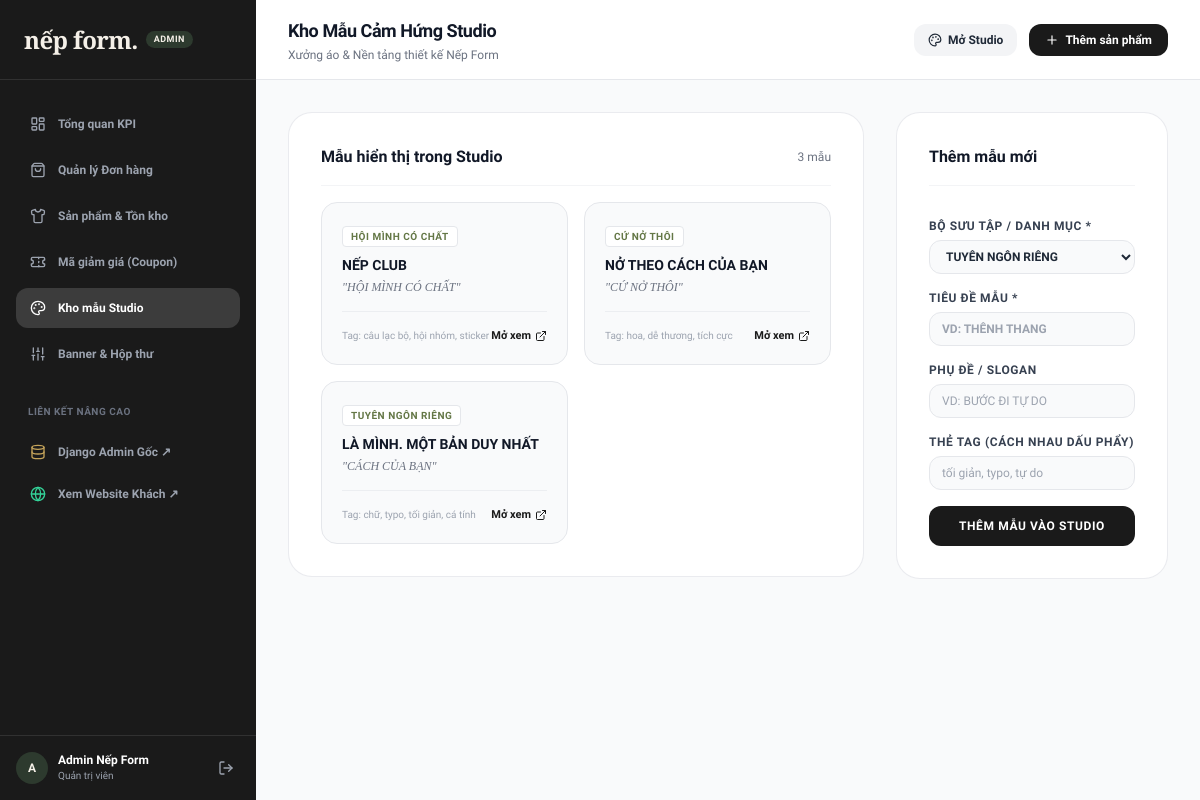
/quan-tri/studio-mau/ (signed in), run on the app's committed database.
### apps/accounts/models.py (models this page shows, shortened)
class User(AbstractUser):
    email = models.EmailField(unique=True, verbose_name="Email")
    phone = models.CharField(max_length=20, blank=True, null=True, verbose_name="Số điện thoại")
    avatar = models.ImageField(upload_to="avatars/", blank=True, null=True, verbose_name="Ảnh đại diện")
    referral_code = models.CharField(max_length=12, unique=True, blank=True, null=True, verbose_name="Mã giới thiệu")
    referred_by = models.ForeignKey('self', on_delete=models.SET_NULL, null=True, blank=True, related_name="referrals", verbose_name="Người giới thiệu")
    points_balance = models.PositiveIntegerField(default=0, verbose_name="Điểm Nếp Club")
    language_pref = models.CharField(max_length=5, default="vi", choices=[("vi", "Tiếng Việt"), ("en", "English")], verbose_name="Ngôn ngữ")
    class Meta:
        verbose_name = "Người dùng"
        verbose_name_plural = "Người dùng"

### apps/studio/models.py (models this page shows, shortened)
class DesignTemplate(TimeStampedModel):
    category = models.ForeignKey(TemplateCategory, on_delete=models.CASCADE, related_name="templates", verbose_name="Danh mục")
    name = models.CharField(max_length=200, verbose_name="Tên mẫu thiết kế")
    slogan = models.CharField(max_length=200, blank=True, verbose_name="Slogan / Phụ đề")
    preview_image = models.ImageField(upload_to="templates/", blank=True, null=True, verbose_name="Ảnh preview")
    preview_url = models.CharField(max_length=500, blank=True, verbose_name="Hoặc URL ảnh preview")
    canvas_json_front = models.TextField(blank=True, default="{}", verbose_name="Dữ liệu Fabric.js mặt trước")
    canvas_json_back = models.TextField(blank=True, default="{}", verbose_name="Dữ liệu Fabric.js mặt sau")
    tags = models.CharField(max_length=255, blank=True, verbose_name="Thẻ tag (cách nhau dấu phẩy)")
    is_featured = models.BooleanField(default=True, verbose_name="Hiện trang chủ / nổi bật")
    class Meta:
        verbose_name = "Mẫu thiết kế có sẵn"
        verbose_name_plural = "Kho mẫu thiết kế (Templates)"

class TemplateCategory(TimeStampedModel):
    name = models.CharField(max_length=100, verbose_name="Tên bộ sưu tập mẫu")
    slug = models.SlugField(max_length=120, unique=True, blank=True)
    display_order = models.PositiveIntegerField(default=0)
    class Meta:
        verbose_name = "Danh mục mẫu thiết kế"
        verbose_name_plural = "Danh mục mẫu thiết kế"
        ordering = ['display_order', 'name']

### apps/admin_panel/views.py (the view, shortened to what this page needs)
# urls.py: path('studio-mau/', views.templates_list_view, name='templates'),
@staff_required
def templates_list_view(request):
    templates = DesignTemplate.objects.select_related('category').all().order_by('-created_at')
    categories = TemplateCategory.objects.all()
    return render(request, 'admin_panel/templates.html', {
        'templates': templates,
        'categories': categories,
        'active_menu': 'templates',
    })

### apps/admin_panel/views.py (called while the page is built)
def staff_required(view_func):
    decorated_view_func = user_passes_test(
        lambda u: u.is_authenticated and u.is_staff,
        login_url='/tai-khoan/dang-nhap/'
    )(view_func)
    return decorated_view_func

### apps/core/context_processors.py (called while the page is built)
def global_context(request):
    cart_count = 0
    if hasattr(request, 'session'):
        from cart.models import Cart
        cart = None
        if request.user.is_authenticated:
            cart = Cart.objects.filter(user=request.user).first()
        elif request.session.session_key:
            cart = Cart.objects.filter(session_key=request.session.session_key).first()
        if cart:
            cart_count = cart.items.count()
    return {
        'SITE_NAME': 'Nếp Form',
        'SITE_TAGLINE': 'Xưởng áo của bạn',
        'CART_ITEMS_COUNT': cart_count,
    }

### templates/admin_panel/templates.html (shortened to what this page needs)
{% extends 'admin_panel/base_admin.html' %}
{% block header_title %}Kho Mẫu Cảm Hứng Studio{% endblock %}
{% block content %}
<div class="max-w-6xl space-y-8">
  <div class="grid grid-cols-1 lg:grid-cols-12 gap-8 items-start">
    <div class="lg:col-span-8 bg-white rounded-3xl p-6 sm:p-8 border border-gray-200/80 shadow-xs">
      <h2 class="text-base font-bold text-gray-900 pb-4 border-b border-gray-100 flex items-center justify-between">
        <span>Mẫu hiển thị trong Studio</span>
        <span class="text-xs text-gray-500 font-normal">{{ templates.count }} mẫu</span>
      </h2>
      <div class="grid grid-cols-1 sm:grid-cols-2 gap-4 pt-4">
        {% for t in templates %}
          <div class="p-5 rounded-2xl bg-gray-50 border border-gray-200 flex flex-col justify-between">
            <div>
              <span class="text-[10px] font-bold uppercase tracking-wider text-nep-greenMuted bg-white px-2 py-0.5 rounded border border-gray-200 inline-block mb-2">{{ t.category.name }}</span>
              <h3 class="font-bold text-gray-900 text-sm">{{ t.name }}</h3>
              {% if t.slogan %}
                <p class="text-xs text-gray-500 mt-1 italic font-serif">"{{ t.slogan }}"</p>
              {% endif %}
            </div>
            <div class="pt-4 mt-4 border-t border-gray-200/60 flex items-center justify-between text-xs">
              <span class="text-[10px] text-gray-400">Tag: {{ t.tags|default:"Mặc định" }}</span>
              <a href="{% url 'studio:index' %}?template_id={{ t.id }}" target="_blank" class="text-nep-dark hover:underline font-bold text-[11px] flex items-center gap-1">
                <span>Mở xem</span>
                <i data-lucide="external-link" class="w-3 h-3"></i>
              </a>
            </div>
          </div>
        {% empty %}
          <p class="col-span-full py-8 text-center text-xs text-gray-400">Chưa có mẫu nào.</p>
        {% endfor %}
      </div>
    </div>
    <div class="lg:col-span-4 bg-white rounded-3xl p-6 sm:p-8 border border-gray-200/80 shadow-xs">
      <h3 class="text-base font-bold text-gray-900 pb-4 border-b border-gray-100">Thêm mẫu mới</h3>
      <form method="POST" class="space-y-4 pt-4">
        <div>
          <label class="block text-xs font-bold text-gray-700 uppercase tracking-wider mb-1.5">Bộ sưu tập / Danh mục *</label>
          <select name="category_id" required class="w-full bg-gray-50 border border-gray-200 rounded-xl px-3 py-2 text-xs font-semibold focus:outline-none focus:border-nep-green">
            {% for cat in categories %}
              <option value="{{ cat.id }}">{{ cat.name }}</option>
            {% endfor %}
          </select>
        </div>
        <div>
          <label class="block text-xs font-bold text-gray-700 uppercase tracking-wider mb-1.5">Tiêu đề mẫu *</label>
          <input type="text" name="name" required placeholder="VD: THÊNH THANG" class="w-full bg-gray-50 border border-gray-200 rounded-xl px-3 py-2 text-xs font-bold focus:outline-none focus:border-nep-green">
        </div>
        <div>
          <label class="block text-xs font-bold text-gray-700 uppercase tracking-wider mb-1.5">Phụ đề / Slogan</label>
          <input type="text" name="slogan" placeholder="VD: BƯỚC ĐI TỰ DO" class="w-full bg-gray-50 border border-gray-200 rounded-xl px-3 py-2 text-xs focus:outline-none focus:border-nep-green">
        </div>
        <div>
          <label class="block text-xs font-bold text-gray-700 uppercase tracking-wider mb-1.5">Thẻ Tag (cách nhau dấu phẩy)</label>
          <input type="text" name="tags" placeholder="tối giản, typo, tự do" class="w-full bg-gray-50 border border-gray-200 rounded-xl px-3 py-2 text-xs focus:outline-none focus:border-nep-green">
        </div>
        <button type="submit" class="w-full py-3 bg-nep-dark hover:bg-gray-800 text-white rounded-xl text-xs font-bold uppercase tracking-wider transition shadow-xs">
          Thêm mẫu vào Studio
        </button>
      </form>
    </div>
  </div>
</div>
{% endblock %}

### templates/admin_panel/base_admin.html (shortened to what this page needs)
<!DOCTYPE html>
<html lang="vi" class="h-full bg-gray-50">
<head>
  <script src="https://cdn.tailwindcss.com"></script>
</head>
<body class="h-full flex overflow-hidden text-gray-800">
  <aside class="w-64 bg-nep-dark text-white flex flex-col shrink-0 z-30">
    <div class="h-20 flex items-center px-6 border-b border-white/10 gap-2">
      <a href="{% url 'admin_panel:overview' %}" class="flex items-center gap-2">
        <span class="text-2xl font-serif font-bold text-nep-cream tracking-tight">nếp form.</span>
        <span class="text-[9px] font-bold bg-nep-green text-nep-cream px-2 py-0.5 rounded-full uppercase tracking-wider">ADMIN</span>
      </a>
    </div>
    <nav class="flex-grow px-4 py-6 space-y-1.5 overflow-y-auto text-xs font-semibold">
      <a href="{% url 'admin_panel:overview' %}" class="flex items-center gap-3 px-3.5 py-3 rounded-xl transition {% if active_menu == 'overview' %}bg-white/15 text-white font-bold{% else %}text-gray-400 hover:text-white hover:bg-white/5{% endif %}">
        <i data-lucide="layout-dashboard" class="w-4 h-4"></i>
        <span>Tổng quan KPI</span>
      </a>
      <a href="{% url 'admin_panel:orders' %}" class="flex items-center gap-3 px-3.5 py-3 rounded-xl transition {% if active_menu == 'orders' %}bg-white/15 text-white font-bold{% else %}text-gray-400 hover:text-white hover:bg-white/5{% endif %}">
        <i data-lucide="shopping-bag" class="w-4 h-4"></i>
        <span>Quản lý Đơn hàng</span>
      </a>
      <a href="{% url 'admin_panel:products' %}" class="flex items-center gap-3 px-3.5 py-3 rounded-xl transition {% if active_menu == 'products' %}bg-white/15 text-white font-bold{% else %}text-gray-400 hover:text-white hover:bg-white/5{% endif %}">
        <i data-lucide="shirt" class="w-4 h-4"></i>
        <span>Sản phẩm & Tồn kho</span>
      </a>
      <a href="{% url 'admin_panel:coupons' %}" class="flex items-center gap-3 px-3.5 py-3 rounded-xl transition {% if active_menu == 'coupons' %}bg-white/15 text-white font-bold{% else %}text-gray-400 hover:text-white hover:bg-white/5{% endif %}">
        <i data-lucide="ticket" class="w-4 h-4"></i>
        <span>Mã giảm giá (Coupon)</span>
      </a>
      <a href="{% url 'admin_panel:templates' %}" class="flex items-center gap-3 px-3.5 py-3 rounded-xl transition {% if active_menu == 'templates' %}bg-white/15 text-white font-bold{% else %}text-gray-400 hover:text-white hover:bg-white/5{% endif %}">
        <i data-lucide="palette" class="w-4 h-4"></i>
        <span>Kho mẫu Studio</span>
      </a>
      <a href="{% url 'admin_panel:settings' %}" class="flex items-center gap-3 px-3.5 py-3 rounded-xl transition {% if active_menu == 'settings' %}bg-white/15 text-white font-bold{% else %}text-gray-400 hover:text-white hover:bg-white/5{% endif %}">
        <i data-lucide="sliders" class="w-4 h-4"></i>
        <span>Banner & Hộp thư</span>
      </a>
      <div class="pt-6 pb-2 px-3 text-[10px] font-bold uppercase tracking-wider text-gray-500">
        Liên kết nâng cao
      </div>
      <a href="/admin/" target="_blank" class="flex items-center gap-3 px-3.5 py-2.5 rounded-xl text-gray-400 hover:text-white hover:bg-white/5 transition">
        <i data-lucide="database" class="w-4 h-4 text-nep-gold"></i>
        <span>Django Admin Gốc ↗</span>
      </a>
      <a href="{% url 'core:home' %}" target="_blank" class="flex items-center gap-3 px-3.5 py-2.5 rounded-xl text-gray-400 hover:text-white hover:bg-white/5 transition">
        <i data-lucide="globe" class="w-4 h-4 text-emerald-400"></i>
        <span>Xem Website Khách ↗</span>
      </a>
    </nav>
    <div class="p-4 border-t border-white/10 flex items-center justify-between text-xs">
      <div class="flex items-center gap-2.5 overflow-hidden">
        <div class="w-8 h-8 rounded-full bg-nep-green text-nep-cream flex items-center justify-center font-bold uppercase shrink-0">
          {{ user.username|slice:":1" }}
        </div>
        <div class="truncate">
          <p class="font-bold text-white truncate">{{ user.get_full_name|default:user.username }}</p>
          <p class="text-[10px] text-gray-400">Quản trị viên</p>
        </div>
      </div>
      <a href="{% url 'accounts:logout' %}" class="text-gray-400 hover:text-red-400 p-1.5 transition" title="Đăng xuất">
        <i data-lucide="log-out" class="w-4 h-4"></i>
      </a>
    </div>
  </aside>
  <div class="flex-grow flex flex-col h-full overflow-hidden">
    <header class="h-20 bg-white border-b border-gray-200 px-8 flex items-center justify-between shrink-0">
      <div>
        <h1 class="text-lg font-bold text-gray-900 tracking-tight">{% block header_title %}Bảng Quản Trị Hệ Thống{% endblock %}</h1>
        <p class="text-xs text-gray-500 mt-0.5">Xưởng áo & Nền tảng thiết kế Nếp Form</p>
      </div>
      <div class="flex items-center gap-3">
        <a href="{% url 'studio:index' %}" target="_blank" class="hidden sm:inline-flex items-center gap-1.5 bg-gray-100 hover:bg-gray-200 text-gray-800 px-3.5 py-2 rounded-xl text-xs font-semibold transition">
          <i data-lucide="palette" class="w-3.5 h-3.5"></i>
          <span>Mở Studio</span>
        </a>
        <a href="{% url 'admin_panel:product_create' %}" class="inline-flex items-center gap-1.5 bg-nep-dark hover:bg-gray-800 text-white px-4 py-2 rounded-xl text-xs font-semibold shadow-xs transition">
          <i data-lucide="plus" class="w-3.5 h-3.5"></i>
          <span>Thêm sản phẩm</span>
        </a>
      </div>
    </header>
    <main class="flex-grow overflow-y-auto p-8">
      {% block content %}{% endblock %}
    </main>
  </div>
</body>
</html>

### templates/admin_panel/base_admin.html (style rules this page uses)
body { font-family: 'Plus Jakarta Sans', sans-serif; }

### data on the page
User: username "A", get_full_name "Admin Nếp Form"
DesignTemplate: category.name "HỘI MÌNH CÓ CHẤT", name "NẾP CLUB", slogan "HỘI MÌNH CÓ CHẤT", tags "câu lạc bộ, hội nhóm, sticker"
DesignTemplate: category.name "CỨ NỞ THÔI", name "NỞ THEO CÁCH CỦA BẠN", slogan "CỨ NỞ THÔI", tags "hoa, dễ thương, tích cực"
DesignTemplate: category.name "TUYÊN NGÔN RIÊNG", name "LÀ MÌNH. MỘT BẢN DUY NHẤT", slogan "CÁCH CỦA BẠN", tags "chữ, typo, tối giản, cá tính"

### other printed values
{{ templates.count }} "3"
form field category_id "TUYÊN NGÔN RIÊNG"
